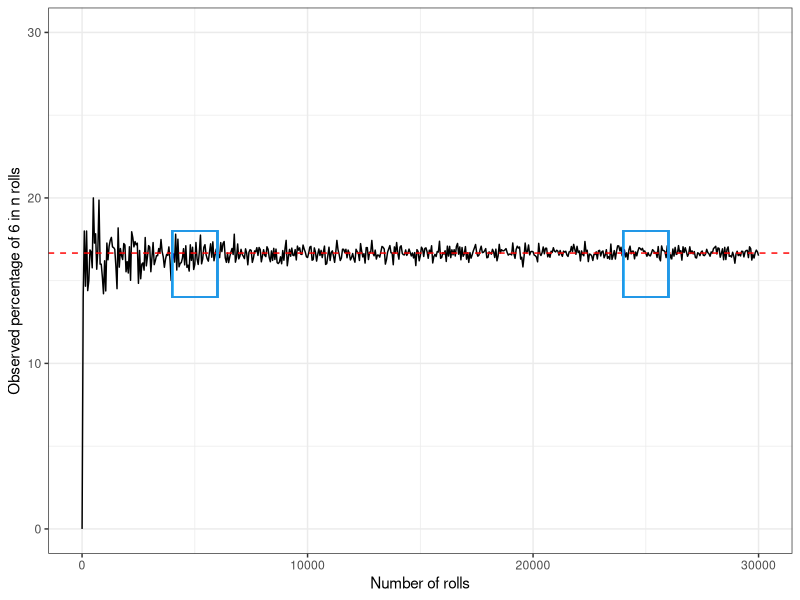

R code for this plot:
## ---- chunk 1
knitr::opts_chunk$set(echo = TRUE)
## ---- chunk 2
require(tidyverse)

set.seed(5)
n <- c(1, seq(50, 30000, by = 50))
obs_proportion <- numeric()
res <- numeric()

for (i in 1:length(n)) {
  res <- replicate(n[i], sample(1:6, size = 1))
  obs_proportion[i] <- length(res[res == 6])/n[i]
  }

sim <- tibble(n = n, obs_proportion = obs_proportion*100)

ggplot(data = sim, aes(x = n, y = obs_proportion))+
  geom_line() + geom_hline(yintercept = 1/6*100, linetype = 2, colour = "red") +
  geom_rect(aes(xmin = 4000, ymin = 0.14*100, xmax = 6000, ymax = 0.18*100), fill = NA, col = 4)+
  geom_rect(aes(xmin = 24000, ymin = 0.14*100, xmax = 26000, ymax = 0.18*100), fill = NA, col = 4)+
  labs(y = "Observed percentage of 6 in n rolls", x = "Number of rolls") +
  scale_y_continuous(limits=c(0, 30)) +
  theme_bw()


